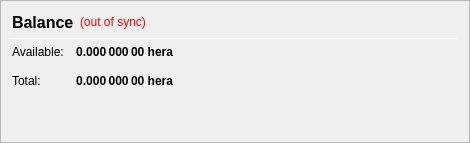
                   <widget class="QFrame" name="frame_CombinedBalances">
                    <property name="minimumSize">
                     <size>
                      <width>470</width>
                      <height>0</height>
                     </size>
                    </property>
                    <property name="frameShape">
                     <enum>QFrame::StyledPanel</enum>
                    </property>
                    <property name="frameShadow">
                     <enum>QFrame::Raised</enum>
                    </property>
                    <layout class="QVBoxLayout" name="verticalLayout_5">
                     <item>
                      <layout class="QHBoxLayout" name="horizontalLayout_5" stretch="0,0,0">
                       <item>
                        <widget class="QLabel" name="label_5z">
                         <property name="minimumSize">
                          <size>
                           <width>0</width>
                           <height>20</height>
                          </size>
                         </property>
                         <property name="font">
                          <font>
                           <pointsize>12</pointsize>
                           <weight>75</weight>
                           <bold>true</bold>
                          </font>
                         </property>
                         <property name="toolTip">
                          <string>Balance (including unconfirmed and immature coins)</string> <!--Combined-->
                         </property>
                         <property name="text">
                          <string>Balance</string> <!--Combined-->
                         </property>
                        </widget>
                       </item>
                       <item>
                        <widget class="QLabel" name="labelWalletStatus">
                         <property name="cursor">
                          <cursorShape>WhatsThisCursor</cursorShape>
                         </property>
                         <property name="toolTip">
                          <string>The displayed information may be out of date. Your wallet automatically synchronizes with the hera network after a connection is established, but this process has not completed yet.</string>
                         </property>
                         <property name="styleSheet">
                          <string notr="true">QLabel { color: red; }</string>
                         </property>
                         <property name="text">
                          <string notr="true">(out of sync)</string>
                         </property>
                         <property name="alignment">
                          <set>Qt::AlignLeading|Qt::AlignLeft|Qt::AlignVCenter</set>
                         </property>
                        </widget>
                       </item>
                       <item>
                        <spacer name="horizontalSpacer_1">
                         <property name="orientation">
                          <enum>Qt::Horizontal</enum>
                         </property>
                         <property name="sizeHint" stdset="0">
                          <size>
                           <width>40</width>
                           <height>20</height>
                          </size>
                         </property>
                        </spacer>
                       </item>
                      </layout>
                     </item>
                     <item>
                      <widget class="Line" name="line_CombinedBalance">
                       <property name="minimumSize">
                        <size>
                         <width>0</width>
                         <height>1</height>
                        </size>
                       </property>
                       <property name="maximumSize">
                        <size>
                         <width>16777215</width>
                         <height>1</height>
                        </size>
                       </property>
                       <property name="orientation">
                        <enum>Qt::Horizontal</enum>
                       </property>
                      </widget>
                     </item>
                     <item>
                      <layout class="QGridLayout" name="gridLayout_3">
                       <property name="spacing">
                        <number>12</number>
                       </property>
                       <item row="1" column="0">
                        <widget class="QLabel" name="labelBalanceTextz">
                         <property name="text">
                          <string>Available:</string>
                         </property>
                        </widget>
                       </item>
                       <item row="1" column="1">
                        <widget class="QLabel" name="labelBalancez">
                         <property name="font">
                          <font>
                           <weight>75</weight>
                           <bold>true</bold>
                          </font>
                         </property>
                         <property name="cursor">
                          <cursorShape>IBeamCursor</cursorShape>
                         </property>
                         <property name="toolTip">
                          <string>Your current spendable balance</string>
                         </property>
                         <property name="text">
                          <string notr="true">0.000 000 00 hera</string>
                         </property>
                         <property name="alignment">
                          <set>Qt::AlignRight|Qt::AlignTrailing|Qt::AlignVCenter</set>
                         </property>
                         <property name="textInteractionFlags">
                          <set>Qt::LinksAccessibleByMouse|Qt::TextSelectableByKeyboard|Qt::TextSelectableByMouse</set>
                         </property>
                        </widget>
                       </item>
                       <item row="2" column="0">
                        <widget class="QLabel" name="labelTotalTextz">
                         <property name="text">
                          <string>Total:</string>
                         </property>
                        </widget>
                       </item>
                       <item row="2" column="1">
                        <widget class="QLabel" name="labelTotalz">
                         <property name="font">
                          <font>
                           <weight>75</weight>
                           <bold>true</bold>
                          </font>
                         </property>
                         <property name="cursor">
                          <cursorShape>IBeamCursor</cursorShape>
                         </property>
                         <property name="toolTip">
                          <string>Total Balance, including all unavailable coins.</string>
                         </property>
                         <property name="text">
                          <string notr="true">0.000 000 00 hera</string>
                         </property>
                         <property name="alignment">
                          <set>Qt::AlignRight|Qt::AlignTrailing|Qt::AlignVCenter</set>
                         </property>
                         <property name="textInteractionFlags">
                          <set>Qt::LinksAccessibleByMouse|Qt::TextSelectableByKeyboard|Qt::TextSelectableByMouse</set>
                         </property>
                        </widget>
                       </item>
                       <item row="2" column="3">
                        <spacer name="horizontalSpacer_2">
                         <property name="orientation">
                          <enum>Qt::Horizontal</enum>
                         </property>
                         <property name="sizeHint" stdset="0">
                          <size>
                           <width>40</width>
                           <height>20</height>
                          </size>
                         </property>
                        </spacer>
                       </item>
                      </layout>
                     </item>
                     <item>
                      <spacer name="verticalSpacer_1">
                       <property name="orientation">
                        <enum>Qt::Vertical</enum>
                       </property>
                       <property name="sizeHint" stdset="0">
                        <size>
                         <width>20</width>
                         <height>40</height>
                        </size>
                       </property>
                      </spacer>
                     </item>
                    </layout>
                   </widget>
